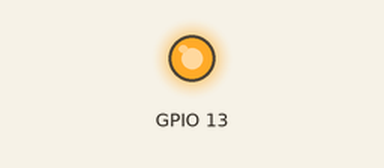
Bench run of a program on a simulated Raspberry Pi (BCM pin numbers). On the bench: output pins drawn as LEDs (lit = HIGH). At 5.0 s the program stops and its outputs stay as they are.

Above: at 0.1 s.
At 5.1 s:
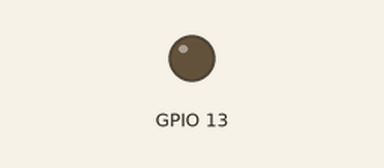
Timing chart, 0 to 6.5 s (numbered marks = the images above):
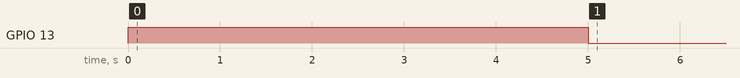

The program:

JQC-3FF.py
```python
#!/usr/bin/env python3
# -*- coding:utf-8 -*-
from time import sleep

import RPi.GPIO as GPIO
GPIO.setmode(GPIO.BCM)
GPIO.setup(13,GPIO.OUT)      #bcm 13
GPIO.output(13,GPIO.HIGH)
sleep(5)
GPIO.output(13,GPIO.LOW)
```

Measured:
- by itself, GPIO 13: LOW → HIGH at 0.00 s, → LOW 5.0 s later
